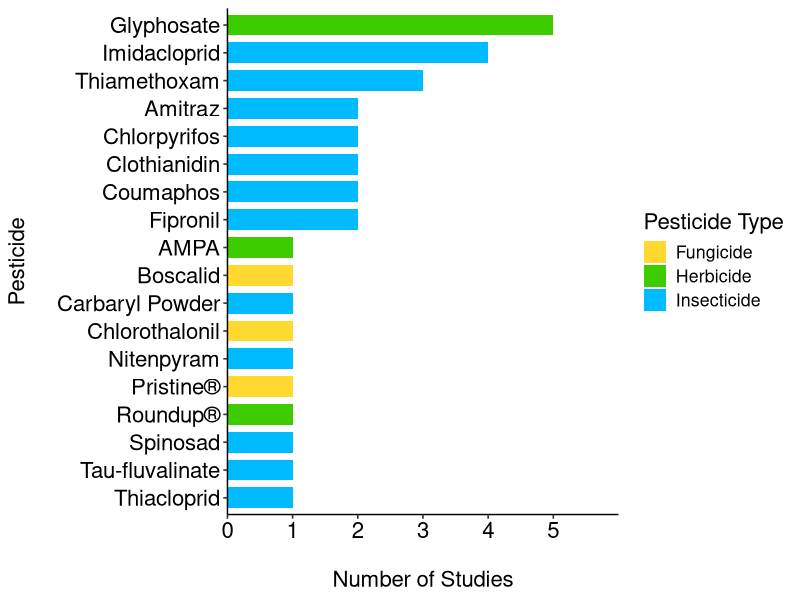

This chart was generated by the following R code:
## ---- chunk 1
library(tidyverse)
library(ggpubr)
## ---- chunk 2
speciespesticide <- read.csv("data/speciesandpesticides.csv", stringsAsFactors = TRUE, na.strings=c(""))

str(speciespesticide)


## ---- chunk 3
speciespesticide_rename <- speciespesticide %>% 
  mutate(pesticide = recode(pesticide, "Pristine (Boscalid/pyraclostrobin mixture)" = "Pristine®")) %>% 
  mutate(pesticide = recode(pesticide, "Roundup" = "Roundup®")) 

#reorder factors so they're in the correct order when horizontal 
speciespesticide_rename$pesticide <- factor(speciespesticide_rename$pesticide, levels = rev(levels(speciespesticide_rename$pesticide)))

speciespesticide_rename %>% 
  dplyr::filter(year > 1990) %>% 
  group_by(pesticide, pesticide_type) %>% 
  summarize(n=n()) %>% 
  ggplot(aes(x=fct_reorder(pesticide, n), y=n, fill=pesticide_type)) +
  geom_bar(width=0.75, stat = "identity") +
  coord_flip()+
  theme_pubr() +
  theme(text = element_text(size = 16), axis.text.x = element_text(size = 16),
        legend.position = "right",
        axis.title.y = element_text(size = 16, margin = margin(t = 0, r = 20, b = 0, l = 0)),
        axis.title.x = element_text(size = 16, margin = margin(t = 20, r = 0, b = 0, l = 0)))+
  scale_x_discrete(name="Pesticide")+
  scale_y_continuous(name ="Number of Studies", 
                     breaks = seq(0, 5, len = 6), 
                     expand = c(0, 0),
                     limits = c(0,6))+
  scale_fill_manual(values=c("#FFD930", "#3DCC00", "#00BBFF"))+
   labs(fill = "Pesticide Type")
